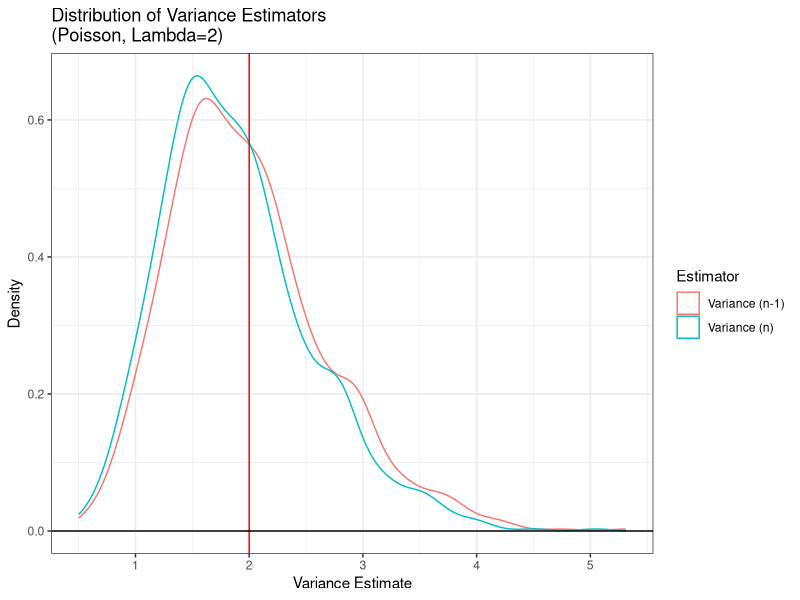
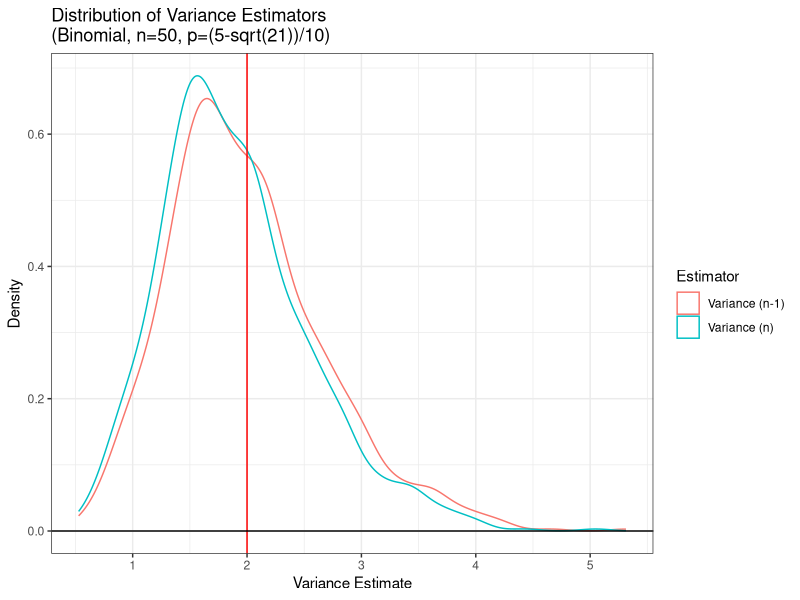
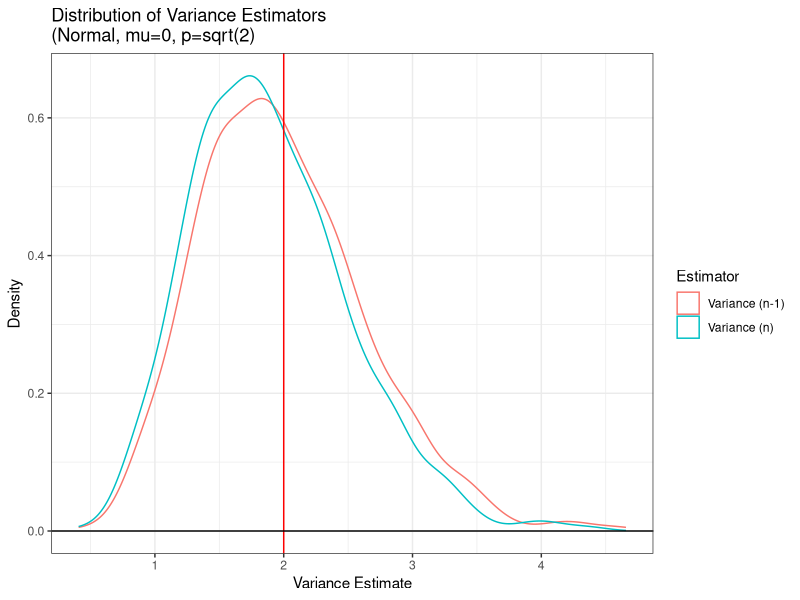
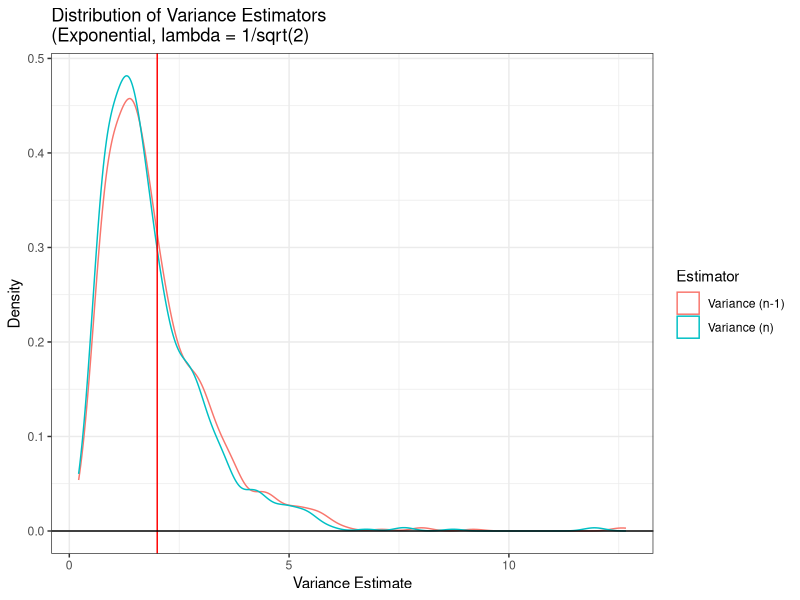
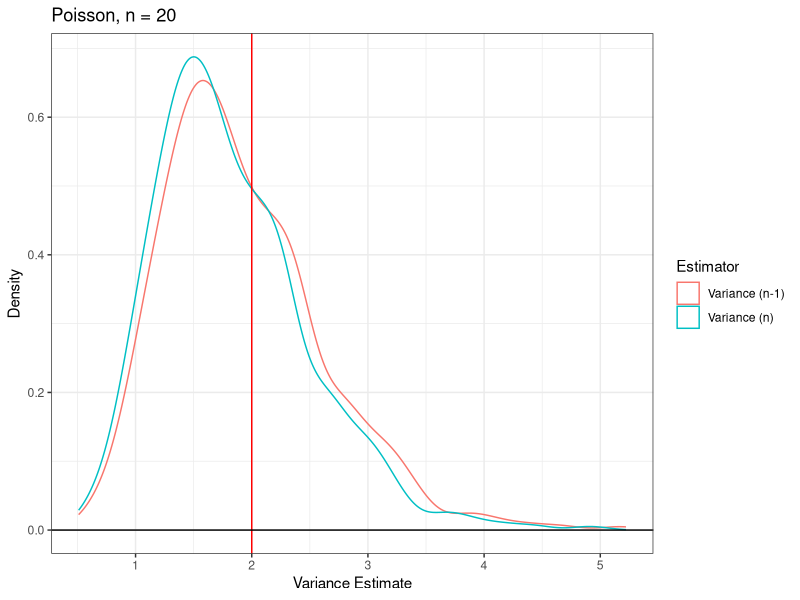
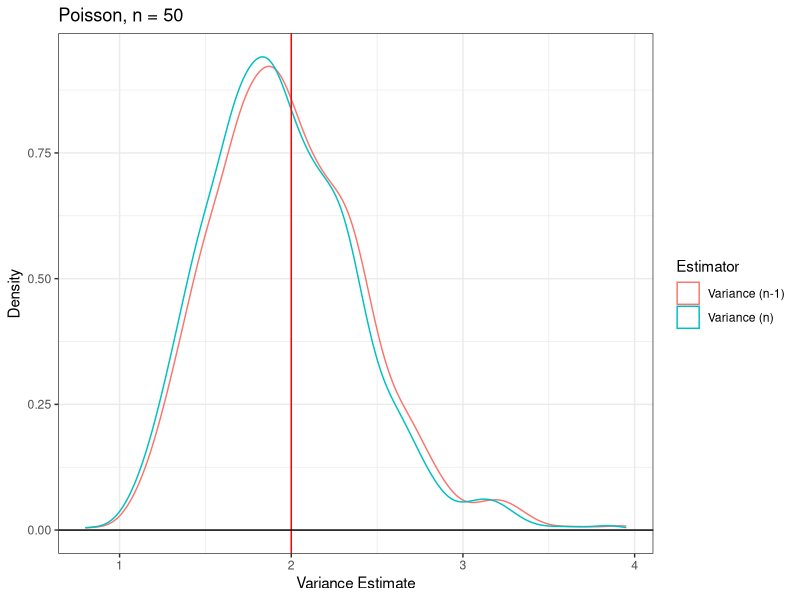
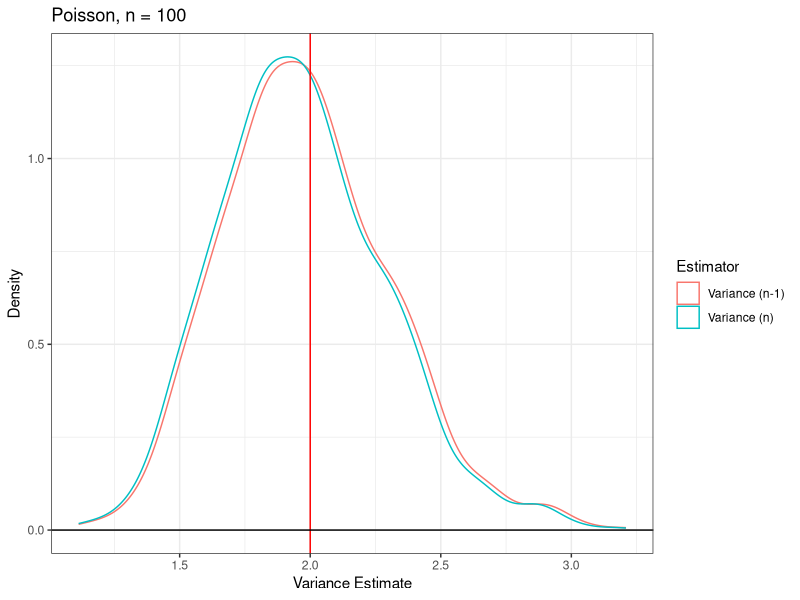
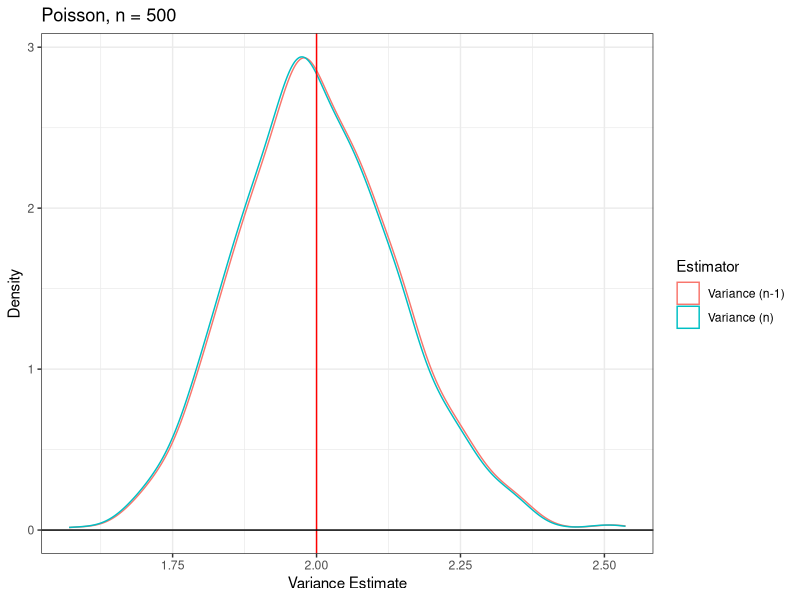

Write R code to recreate these figures, in order.
## ---- chunk 1
#| echo: false

default_chunk_hook  <- knitr::knit_hooks$get("chunk")

latex_font_size <- c("Huge", "huge", "LARGE", "Large", 
                     "large", "normalsize", "small", 
                     "footnotesize", "scriptsize", "tiny")

knitr::knit_hooks$set(chunk = function(x, options) {
  x <- default_chunk_hook(x, options)
  if(options$size %in% latex_font_size) {
    paste0("\n \\", options$size, "\n\n", 
      x, 
      "\n\n \\normalsize"
    )
  } else {
    x
  }
})
## ---- chunk 2
#| label: load-packages
#| include: false
library(tidyverse)
library(patchwork)
library(knitr)
## ---- chunk 3
set.seed(7272)

var.n1 = NA #initialized vector for S_{n-1}^2
var.n = NA #initialized vector for S_{n}^2
n = 20
var.true = 2

for(i in 1:1000){
  x = rpois(n = n, lambda = 2)
  mean.val = sum(x) / n
  sqr.dev = (x-mean.val)^2
  
  var.n1[i] = sum(sqr.dev) / (n-1)
  var.n[i] = sum(sqr.dev) / n
}

# Compare estimators
bias.n1 = mean(var.n1 - var.true)
bias.n = mean(var.n - var.true)

precision.n1 = 1/var(var.n1)
precision.n = 1/var(var.n)

mse.n1 = bias.n1^2 + var(var.n1)
mse.n = bias.n^2 + var(var.n)

# Create numerical table
poisson.comparison = tibble(
  Estimator = c("Variance (n-1)", "Variance (n)"),
  Bias = c(bias.n1, bias.n),
  Precision = c(precision.n1,precision.n),
  MSE = c(mse.n1, mse.n)
)

poisson.comparison |>
  knitr::kable(digits = 2, caption = "Poisson Variance Estimator Comparison")

# Create Plots
ggdat = tibble(
  value = c(var.n1, var.n),
  estimator = rep(c("Variance (n-1)", "Variance (n)"), each = 1000)
)

ggdat |> ggplot() +
  geom_density(aes(x=value, color=estimator))+
  geom_vline(xintercept = var.true, col = "red") +
  geom_hline(yintercept = 0) +
  theme_bw() +
  labs(x = "Variance Estimate", 
       y = "Density",
       color = "Estimator") +
  ggtitle("Distribution of Variance Estimators\n(Poisson, Lambda=2)")
## ---- chunk 4
set.seed(7272)

var.n1 = NA #initialized vector for S_{n-1}^2
var.n = NA #initialized vector for S_{n}^2
n = 20
var.true = 2

for(i in 1:1000){
  x = rbinom(n,50,(5-sqrt(21))/10)
  mean.val = sum(x) / n
  sqr.dev = (x-mean.val)^2
  
  var.n1[i] = sum(sqr.dev) / (n-1)
  var.n[i] = sum(sqr.dev) / n
}

# Compare estimators
bias.n1 = mean(var.n1 - var.true)
bias.n = mean(var.n - var.true)

precision.n1 = 1/var(var.n1)
precision.n = 1/var(var.n)

mse.n1 = bias.n1^2 + var(var.n1)
mse.n = bias.n^2 + var(var.n)

# Create numerical table
binom.comparison = tibble(
  Estimator = c("Variance (n-1)", "Variance (n)"),
  Bias = c(bias.n1, bias.n),
  Precision = c(precision.n1,precision.n),
  MSE = c(mse.n1, mse.n)
)

binom.comparison |>
  knitr::kable(digits = 2, caption = "Binomial Variance Estimator Comparison")

# Create Plots
ggdat = tibble(
  value = c(var.n1, var.n),
  estimator = rep(c("Variance (n-1)", "Variance (n)"), each = 1000)
)

ggdat |> ggplot() +
  geom_density(aes(x=value, color=estimator))+
  geom_vline(xintercept = var.true, col = "red") +
  geom_hline(yintercept = 0) +
  theme_bw() +
  labs(x = "Variance Estimate", 
       y = "Density",
       color = "Estimator") +
  ggtitle("Distribution of Variance Estimators\n(Binomial, n=50, p=(5-sqrt(21))/10)")
## ---- chunk 5
set.seed(7272)

var.n1 = NA #initialized vector for S_{n-1}^2
var.n = NA #initialized vector for S_{n}^2
n = 20
var.true = 2

for(i in 1:1000){
  x = rnorm(n,0,sqrt(2))
  mean.val = sum(x) / n
  sqr.dev = (x-mean.val)^2
  
  var.n1[i] = sum(sqr.dev) / (n-1)
  var.n[i] = sum(sqr.dev) / n
}

# Compare estimators
bias.n1 = mean(var.n1 - var.true)
bias.n = mean(var.n - var.true)

precision.n1 = 1/var(var.n1)
precision.n = 1/var(var.n)

mse.n1 = bias.n1^2 + var(var.n1)
mse.n = bias.n^2 + var(var.n)

# Create numerical table
norm.comparison = tibble(
  Estimator = c("Variance (n-1)", "Variance (n)"),
  Bias = c(bias.n1, bias.n),
  Precision = c(precision.n1,precision.n),
  MSE = c(mse.n1, mse.n)
)

norm.comparison |>
  knitr::kable(digits = 2, caption = "Normal Dist. Variance Estimator Comparison")

# Create Plots
ggdat = tibble(
  value = c(var.n1, var.n),
  estimator = rep(c("Variance (n-1)", "Variance (n)"), each = 1000)
)

ggdat |> ggplot() +
  geom_density(aes(x=value, color=estimator))+
  geom_vline(xintercept = var.true, col = "red") +
  geom_hline(yintercept = 0) +
  theme_bw() +
  labs(x = "Variance Estimate", 
       y = "Density",
       color = "Estimator") +
  ggtitle("Distribution of Variance Estimators\n(Normal, mu=0, p=sqrt(2)")
## ---- chunk 6
set.seed(7272)

var.n1 = NA #initialized vector for S_{n-1}^2
var.n = NA #initialized vector for S_{n}^2
n = 20
var.true = 2

for(i in 1:1000){
  x = rexp(n,rate=1/sqrt(2))
  mean.val = sum(x) / n
  sqr.dev = (x-mean.val)^2
  
  var.n1[i] = sum(sqr.dev) / (n-1)
  var.n[i] = sum(sqr.dev) / n
}

# Compare estimators
bias.n1 = mean(var.n1 - var.true)
bias.n = mean(var.n - var.true)

precision.n1 = 1/var(var.n1)
precision.n = 1/var(var.n)

mse.n1 = bias.n1^2 + var(var.n1)
mse.n = bias.n^2 + var(var.n)

# Create numerical table
exp.comparison = tibble(
  Estimator = c("Variance (n-1)", "Variance (n)"),
  Bias = c(bias.n1, bias.n),
  Precision = c(precision.n1,precision.n),
  MSE = c(mse.n1, mse.n)
)

exp.comparison |>
  knitr::kable(digits = 2, caption = "Exp. Distr. Variance Estimator Comparison")

# Create Plots
ggdat = tibble(
  value = c(var.n1, var.n),
  estimator = rep(c("Variance (n-1)", "Variance (n)"), each = 1000)
)

ggdat |> ggplot() +
  geom_density(aes(x=value, color=estimator))+
  geom_vline(xintercept = var.true, col = "red") +
  geom_hline(yintercept = 0) +
  theme_bw() +
  labs(x = "Variance Estimate", 
       y = "Density",
       color = "Estimator") +
  ggtitle("Distribution of Variance Estimators\n(Exponential, lambda = 1/sqrt(2)")
## ---- chunk 7
#| echo=FALSE

distr.simulator = function(n, var.true, distr.name, title.name){
  set.seed(7272)

  var.n1 = NA
  var.n = NA

  for(i in 1:1000){
  
  x = case_when(
      distr.name == "poisson"  ~ rpois(n, 2),
      distr.name == "binomial" ~ rbinom(n, 50, (5 - sqrt(21))/10),
      distr.name == "normal"  ~ rnorm(n, 0, sqrt(2)),
      distr.name == "exponential"   ~ rexp(n, 1/sqrt(2))
    )

  mean.val = sum(x) / n
  sqr.dev = (x-mean.val)^2
  
  var.n1[i] = sum(sqr.dev) / (n-1)
  var.n[i] = sum(sqr.dev) / n
}

bias.n1 = mean(var.n1 - var.true)
bias.n = mean(var.n - var.true)

precision.n1 = 1/var(var.n1)
precision.n = 1/var(var.n)

mse.n1 = bias.n1^2 + var(var.n1)
mse.n = bias.n^2 + var(var.n)
  
comparison = tibble(
  Estimator = c("Variance (n-1)", "Variance (n)"),
  Bias = c(bias.n1, bias.n),
  Precision = c(precision.n1,precision.n),
  MSE = c(mse.n1, mse.n)
)


ggdat = tibble(
  value = c(var.n1, var.n),
  estimator = rep(c("Variance (n-1)", "Variance (n)"), each = 1000)
)

plot = ggdat |> ggplot() +
  geom_density(aes(x=value, color=estimator))+
  geom_vline(xintercept = var.true, col = "red") +
  geom_hline(yintercept = 0) +
  theme_bw() +
  labs(x = "Variance Estimate", 
       y = "Density",
       color = "Estimator") +
  ggtitle(title.name)

return(list(
    table = comparison,
    plot = plot
  ))

}
## ---- chunk 8
#| echo=FALSE

pois20 = distr.simulator(20, 2, "poisson", "Poisson, n = 20")
pois50 = distr.simulator(50, 2, "poisson", "Poisson, n = 50")
pois100 = distr.simulator(100, 2, "poisson", "Poisson, n = 100")
pois500 = distr.simulator(500, 2, "poisson", "Poisson, n = 500")

poisson.table = tibble(
  n = c(20, 50, 100, 500),
  `Bias (n-1)` = c(pois20$table$Bias[1], pois50$table$Bias[1], 
                   pois100$table$Bias[1], pois500$table$Bias[1]
  ),
  `Bias (n)` = c(pois20$table$Bias[2], pois50$table$Bias[2], 
                 pois100$table$Bias[2], pois500$table$Bias[2]
  ),               
  `Precision (n-1)` = c(pois20$table$Precision[1], pois50$table$Precision[1], 
                        pois100$table$Precision[1], pois500$table$Precision[1]
  ),                      
  `Precision (n)` = c(pois20$table$Precision[2],      
                      pois50$table$Precision[2], 
                      pois100$table$Precision[2], pois500$table$Precision[2]
  ),
  `MSE (n-1)` = c(pois20$table$MSE[1], pois50$table$MSE[1], 
                  pois100$table$MSE[1], pois500$table$MSE[1]
  ),                
  `MSE (n)` = c(pois20$table$MSE[2], pois50$table$MSE[2], 
                pois100$table$MSE[2], pois500$table$MSE[2]
  )
)


poisson.table |>
  knitr::kable(digits = 4,
               caption = "Poisson Variance Estimators Across Sample Sizes")

# Plots (didn't use patchwork because they were too small)
pois20$plot
pois50$plot
pois100$plot
pois500$plot
## ---- chunk 9
#| echo=FALSE
binom20 = distr.simulator(20, 2, "binomial", "Binomial, n = 20")
binom50 = distr.simulator(50, 2, "binomial", "Binomial, n = 50")
binom100 = distr.simulator(100, 2, "binomial", "Binomial, n = 100")
binom500 = distr.simulator(500, 2, "binomial", "Binomial, n = 500")

binom.table = tibble(
  n = c(20, 50, 100, 500),
  `Bias (n-1)` = c(binom20$table$Bias[1], binom50$table$Bias[1], 
                   binom100$table$Bias[1], binom500$table$Bias[1]
  ),
  `Bias (n)` = c(binom20$table$Bias[2], binom50$table$Bias[2], 
                 binom100$table$Bias[2], binom500$table$Bias[2]
  ),               
  `Precision (n-1)` = c(binom20$table$Precision[1], binom50$table$Precision[1], 
                        binom100$table$Precision[1], binom500$table$Precision[1]
  ),                      
  `Precision (n)` = c(binom20$table$Precision[2],      
                      binom50$table$Precision[2], 
                      binom100$table$Precision[2], binom500$table$Precision[2]
  ),
  `MSE (n-1)` = c(binom20$table$MSE[1], binom50$table$MSE[1], 
                  binom100$table$MSE[1], binom500$table$MSE[1]
  ),                
  `MSE (n)` = c(binom20$table$MSE[2], binom50$table$MSE[2], 
                binom100$table$MSE[2], binom500$table$MSE[2]
  )
)


binom.table |>
  knitr::kable(digits = 4,
               caption = "Binomial Variance Estimators Across Sample Sizes")

# Plots (didn't use patchwork because they were too small)
binom20$plot
binom50$plot
binom100$plot
binom500$plot
## ---- chunk 10
#| echo=FALSE
norm20 = distr.simulator(20, 2, "normal", "Normal, n = 20")
norm50 = distr.simulator(50, 2, "normal", "Normal, n = 50")
norm100 = distr.simulator(100, 2, "normal", "Normal, n = 100")
norm500 = distr.simulator(500, 2, "normal", "Normal, n = 500")

norm.table = tibble(
  n = c(20, 50, 100, 500),
  `Bias (n-1)` = c(norm20$table$Bias[1], norm50$table$Bias[1], 
                   norm100$table$Bias[1], norm500$table$Bias[1]
  ),
  `Bias (n)` = c(norm20$table$Bias[2], norm50$table$Bias[2], 
                 norm100$table$Bias[2], norm500$table$Bias[2]
  ),               
  `Precision (n-1)` = c(norm20$table$Precision[1], norm50$table$Precision[1], 
                        norm100$table$Precision[1], norm500$table$Precision[1]
  ),                      
  `Precision (n)` = c(norm20$table$Precision[2],      
                      norm50$table$Precision[2], 
                      norm100$table$Precision[2], norm500$table$Precision[2]
  ),
  `MSE (n-1)` = c(norm20$table$MSE[1], norm50$table$MSE[1], 
                  norm100$table$MSE[1], norm500$table$MSE[1]
  ),                
  `MSE (n)` = c(norm20$table$MSE[2], norm50$table$MSE[2], 
                norm100$table$MSE[2], norm500$table$MSE[2]
  )
)


norm.table |>
  knitr::kable(digits = 4,
               caption = "Normal Distribution Variance Estimators Across Sample Sizes")

# Plots (didn't use patchwork because they were too small)
norm20$plot
norm50$plot
norm100$plot
norm500$plot
## ---- chunk 11
#| echo=FALSE
exp20 = distr.simulator(20, 2, "exponential", "Exponential, n = 20")
exp50 = distr.simulator(50, 2, "exponential", "Exponential, n = 50")
exp100 = distr.simulator(100, 2, "exponential", "Exponential, n = 100")
exp500 = distr.simulator(500, 2, "exponential", "Exponential, n = 500")

norm.table = tibble(
  n = c(20, 50, 100, 500),
  `Bias (n-1)` = c(exp20$table$Bias[1], exp50$table$Bias[1], 
                   exp100$table$Bias[1], exp500$table$Bias[1]
  ),
  `Bias (n)` = c(exp20$table$Bias[2], exp50$table$Bias[2], 
                 exp100$table$Bias[2], exp500$table$Bias[2]
  ),               
  `Precision (n-1)` = c(exp20$table$Precision[1], exp50$table$Precision[1], 
                        exp100$table$Precision[1], exp500$table$Precision[1]
  ),                      
  `Precision (n)` = c(exp20$table$Precision[2],      
                      exp50$table$Precision[2], 
                      exp100$table$Precision[2], exp500$table$Precision[2]
  ),
  `MSE (n-1)` = c(exp20$table$MSE[1], exp50$table$MSE[1], 
                  exp100$table$MSE[1], exp500$table$MSE[1]
  ),                
  `MSE (n)` = c(exp20$table$MSE[2], exp50$table$MSE[2], 
                exp100$table$MSE[2], exp500$table$MSE[2]
  )
)


norm.table |>
  knitr::kable(digits = 4,
               caption = "Exponential Distribution Variance Estimators Across Sample Sizes")

# Plots (didn't use patchwork because they were too small)
exp20$plot
exp50$plot
exp100$plot
exp500$plot
